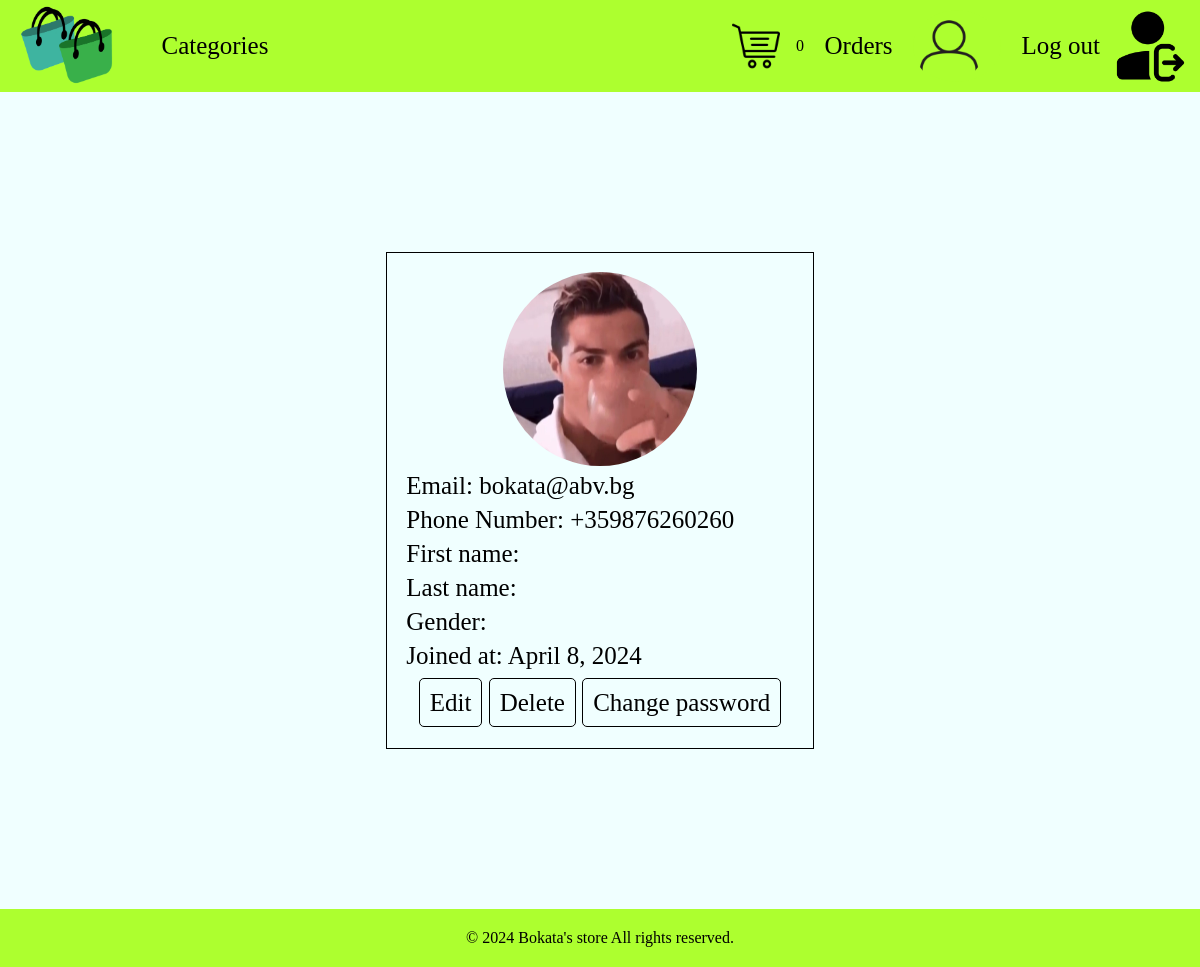
Page /profiles/1/ (signed in) on the committed database.
### bokatas_store/accounts/models.py (models this page shows)
class BokataStoreUser(Timestamps, AbstractBaseUser, PermissionsMixin):
    email = models.EmailField(
        unique=True,
        null=False,
        blank=False,
    )
    phone_number = PhoneNumberField(
        region="BG",
        unique=True,
    )
    is_staff = models.BooleanField(
        _("staff status"),
        default=False,
        help_text=_("Designates whether the user can log into this admin site."),
    )
    is_active = models.BooleanField(
        _("active"),
        default=True,
        help_text=_(
            "Designates whether this user should be treated as active. "
            "Unselect this instead of deleting accounts."
        ),
    )
    objects = BokataStoreUserManager()
    USERNAME_FIELD = "email"
    REQUIRED_FIELDS = ["phone_number"]

### bokatas_store/shopping_cart/models.py (models this page shows)
class ShoppingCart(models.Model):
    products = models.ManyToManyField(
        Product,
    )
    user = models.OneToOneField(
        UserModel,
        on_delete=models.CASCADE,
        primary_key=True,
    )

### bokatas_store/profiles/models.py (models this page shows)
class UserProfile(UserField):
    class GenderChoices(models.TextChoices):
        MALE = "male"
        FEMALE = "female"
        OTHER = "other"
        PREFER_NOT_TO_SAY = "prefer not to say"
    FIRST_NAME_MAX_LENGTH = 50
    LAST_NAME_MAX_LENGTH = 50
    GENDER_MAX_LENGTH = 20
    first_name = models.CharField(
        max_length=FIRST_NAME_MAX_LENGTH,
        blank=True,
        null=True,
        validators=(
            RegexValidator(
                regex=r"^[a-zA-Z]+$",
                message="First name can contain only letters",
            ),
        )
    )
    last_name = models.CharField(
        max_length=LAST_NAME_MAX_LENGTH,
        blank=True,
        null=True,
        validators=(
            RegexValidator(
                regex=r"^[a-zA-Z]+$",
                message="Last name can contain only letters",
            ),
        )
    )
    gender = models.CharField(
        max_length=20,
        choices=GenderChoices,
        null=True,
        blank=True,
    )
    profile_picture = models.ImageField(
        upload_to="profile_pictures",
        default="profile_pictures/default_profile_picture.webp"
    )

### bokatas_store/profiles/views.py (the view)
# urls.py: path("", DetailsProfileView.as_view(), name="details-profile"),
class DetailsProfileView(auth_mixins.LoginRequiredMixin, views.DetailView):
    queryset = UserProfile.objects.prefetch_related("user").all()
    template_name = "profiles/details.html"
    def get_object(self, queryset=None):
        try:
            super().get_object(queryset)
        except:
            UserProfile.objects.create(user=UserModel.objects.get(pk=self.request.user.pk))
        return super().get_object(queryset)

### templates/profiles/details.html
{% extends 'base.html' %}
{% load static %}
{% block styles %}
    <link rel="stylesheet" href="{% static 'css/profile.css' %}">
{% endblock %}
{% block content %}
    <div class="form">
        <img class="details-pic" src="{{ MEDIA_URL }}{{ object.profile_picture.url }}" alt="">
        <p>Email: {{ object.user.email }}</p>
        <p>Phone Number: {{ object.user.phone_number }}</p>
        <p>First name: {{ object.first_name|default_if_none:"" }}</p>
        <p>Last name: {{ object.last_name|default_if_none:"" }}</p>
        <p>Gender: {{ object.gender|default_if_none:""|title }}</p>
        <p>Joined at: {{ object.user.created_at|date }}</p>
        <div class="buttons">
            <a href="{% url 'edit-profile' pk=request.user.pk %}">Edit</a>
            <a href="{% url 'delete-profile' pk=request.user.pk %}">Delete</a>
            <a href="{% url 'change-password-user' %}">Change password</a>
        </div>
    </div>
{% endblock %}

### templates/base.html (shortened to what this page needs)
{% load static %}
<!DOCTYPE html>
<html lang="en">
<head>
    <link rel="stylesheet" href="{% static 'css/styles.css' %}">
    {% block styles %}
    {% endblock %}
</head>
<body>
<header class="site-header">
    <div class="left">
        <a href="{% url 'index' %}"><img class="site-icon" src="{% static 'images/site-icon.png' %}"
                                         alt="site icon"></a>
        <a class="text" href="{% url 'list-category' %}">Categories</a>
    </div>
    <div class="right">
        {% if not request.user.is_authenticated %}
            <a class="text" href="{% url 'login-user' %}">Sign in</a>
            <a class="text" href="{% url 'register-user' %}">Register</a>
        {% else %}
            <a href="{% url 'details-shopping-cart' %}"><img class="img" src="{% static 'images/shopping_cart.png' %}"
                                                             alt="shopping cart"></a>
            <p>{{ request.user.shoppingcart.products.count }}</p>
            <a class="text" href="{% url 'list-orders' %}">Orders</a>
            <a href="{% url 'details-profile' pk=request.user.pk %}" class="profile-image"><img
                    src="{{ MEDIA_URL }}{{ request.user.userprofile.profile_picture.url }}" alt="user profile picture"></a>
            <a class="text" href="{% url 'logout-user' %}">Log out<img class="img"
                                                                       src="{% static 'images/logout.png' %}"
                                                                       alt="log out image"></a>
        {% endif %}
    </div>
</header>
{% block content %}
{% endblock %}
<footer class="site-footer">
    <p>&copy; 2024 Bokata's store All rights reserved.</p>
</footer>
</body>
</html>

### static/css/profile.css (style rules this page uses)
div.form { border: 1px black solid; justify-self: center; align-self: center; margin: 10em 0; display: flex; flex-direction: column; padding: 1em; }
div.form * { font-size: 25px; padding: 3px; }
.buttons { margin: 0.5em; align-self: center; }
.buttons a, .buttons button { text-decoration: none; color: black; background: azure; padding: 0.4em; border: 1px black solid; border-radius: 5px; }
img.details-pic { align-self: center; height: 8em; width: 8em; border-radius: 50%; }

### static/css/header.css (style rules this page uses)
header.site-header { display: flex; justify-content: space-between; align-items: center; width: 100%; height: 6em; background: greenyellow; }
header.site-header img.site-icon { height: 5.5em; }
header > div.left, header > div.right { display: flex; align-items: center; }
header.site-header > div.left > * { margin: 0 1em; }
header.site-header > div.right > * { margin: 0 0.5em; }
header.site-header > div > a.text { font-size: 25px; text-decoration: none; color: black; }
.img { height: 3em; padding-left: 0.5em; }
div.right > a { display: flex; align-items: center; }
.profile-image { background-color: greenyellow; border: 0 solid black; border-radius: 50%; padding-right: 1em; align-self: center; justify-self: center; }
.profile-image > img { width: 4.5em; height: 4.5em; border-radius: 50%; }

### static/css/footer.css (style rules this page uses)
footer.site-footer { align-self: center; margin-top: auto; background-color: greenyellow; width: 100%; }
footer.site-footer > p { padding: 20px; text-align: center; }

### rows in the picture
BokataStoreUser: user.shoppingcart.products.count "0", user.userprofile.profile_picture (placeholder picture)
UserProfile: profile_picture (picture), user.email "bokata@abv.bg", user.phone_number "+359876260260", user.created_at "April 8, 2024"
